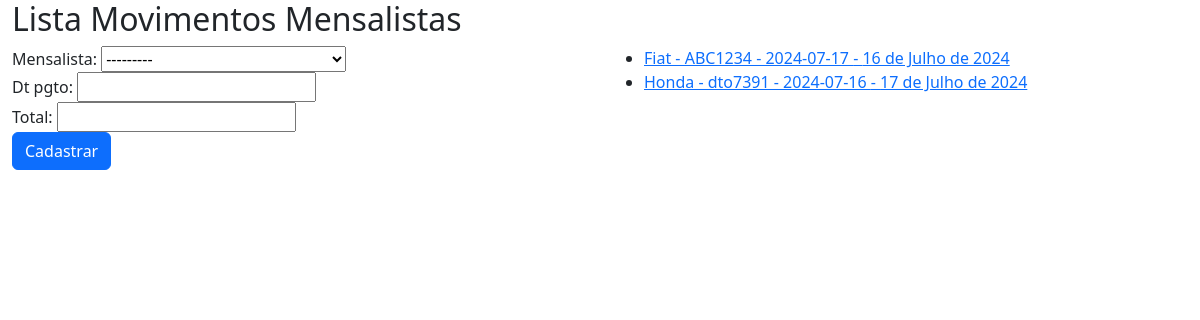
Page /core/mov-mensal/ on the earlier database version.
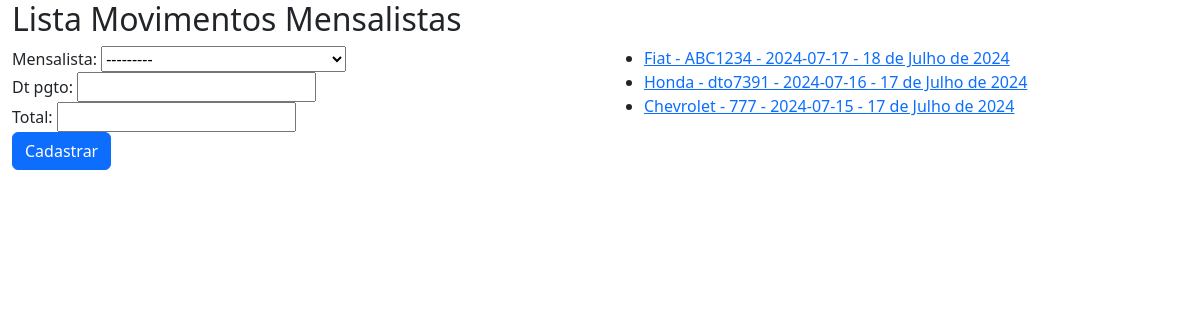
Same page on the later database version.
### core/models.py (models this page shows, shortened)
class MovMensalista(models.Model):
    mensalista = models.ForeignKey(Mensalista, on_delete=models.CASCADE)
    dt_pgto = models.DateField()
    total = models.DecimalField(max_digits=6, decimal_places=2)

class Mensalista(models.Model):
    veiculo = models.ForeignKey(Veiculo, on_delete=models.CASCADE)
    inicio = models.DateField()
    valor_mes = models.DecimalField(max_digits=6, decimal_places=2)
    def __str__(self):
        return str(self.veiculo) + " - " + str(self.inicio)

class Veiculo(models.Model):
    marca = models.ForeignKey(Marca, on_delete=models.CASCADE)
    placa = models.CharField(max_length=7)
    proprietario = models.ForeignKey(Pessoa, on_delete=models.CASCADE)
    cor = models.CharField(max_length=15)
    observacoes = models.TextField()
    def __str__(self):
        return self.marca.nome + " - " + self.placa

class Marca(models.Model):
    nome = models.CharField(max_length=50)

### core/views.py (the view)
# urls.py: path("mov-mensal/", lista_movmensalistas,
def lista_movmensalistas(request):
    mov_mensalistas = MovMensalista.objects.all()
    form = MovMensalistaForm()
    data = { "mov_mensalistas": mov_mensalistas, "form": form }
    return render(
        request, "core/lista_movmensalistas.html", data)

### core/forms.py
class MovMensalistaForm(ModelForm):
    class Meta:
        model = MovMensalista
        fields = "__all__"

### core/templates/core/lista_movmensalistas.html (shortened to what this page needs)
{% extends "base.html" %}
{% load bootstrap %}
{% block main %}
    <div class="row">
        <div class="col">
            <h2>Lista Movimentos Mensalistas</h2>
        </div>
    </div>
    <div class="row">
        <div class="col-sm-6">
            <form action="{% url 'core:core_movmensalista_novo' %}" method="POST">
                {{ form|bootstrap }}
                <button type="submit" class="btn btn-primary">Cadastrar</button>
            </form>
        </div>
        <div class="col-sm-6">
            <ul>
                {% for mov in mov_mensalistas %}
                    <li>
                        <a href="{% url 'core:core_movmensalista_update' mov.id %}">
                            {{ mov.mensalista }} - {{ mov.dt_pgto }}
                        </a>
                    </li>
                {% endfor %}
            </ul>
        </div>
    </div>
{% endblock main %}

Differences in the rows shown:
changed MovMensalista: dt_pgto "16 de Julho de 2024" → "18 de Julho de 2024"
added MovMensalista: mensalista "Chevrolet - 777 - 2024-07-15", dt_pgto "17 de Julho de 2024"
